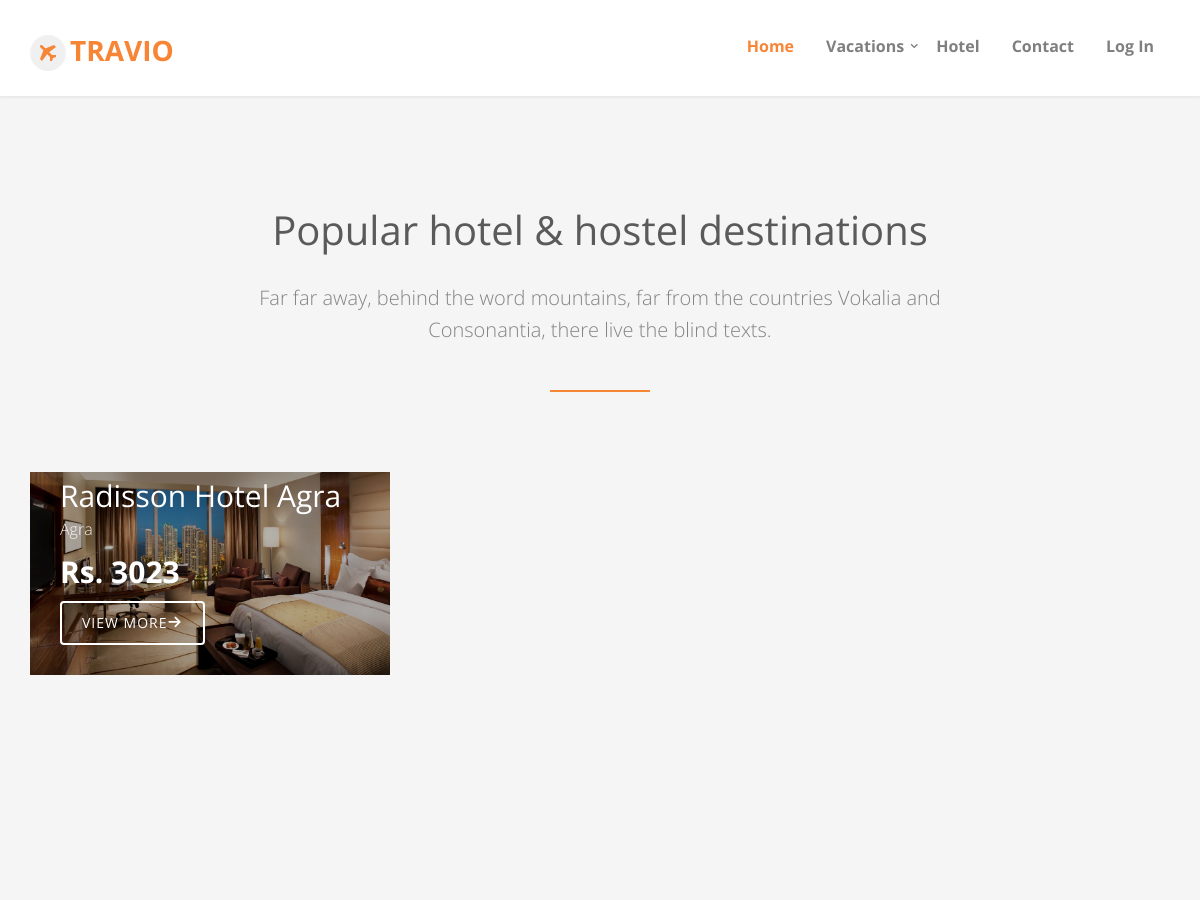
Page /hotel (upper part) on the earlier database version.
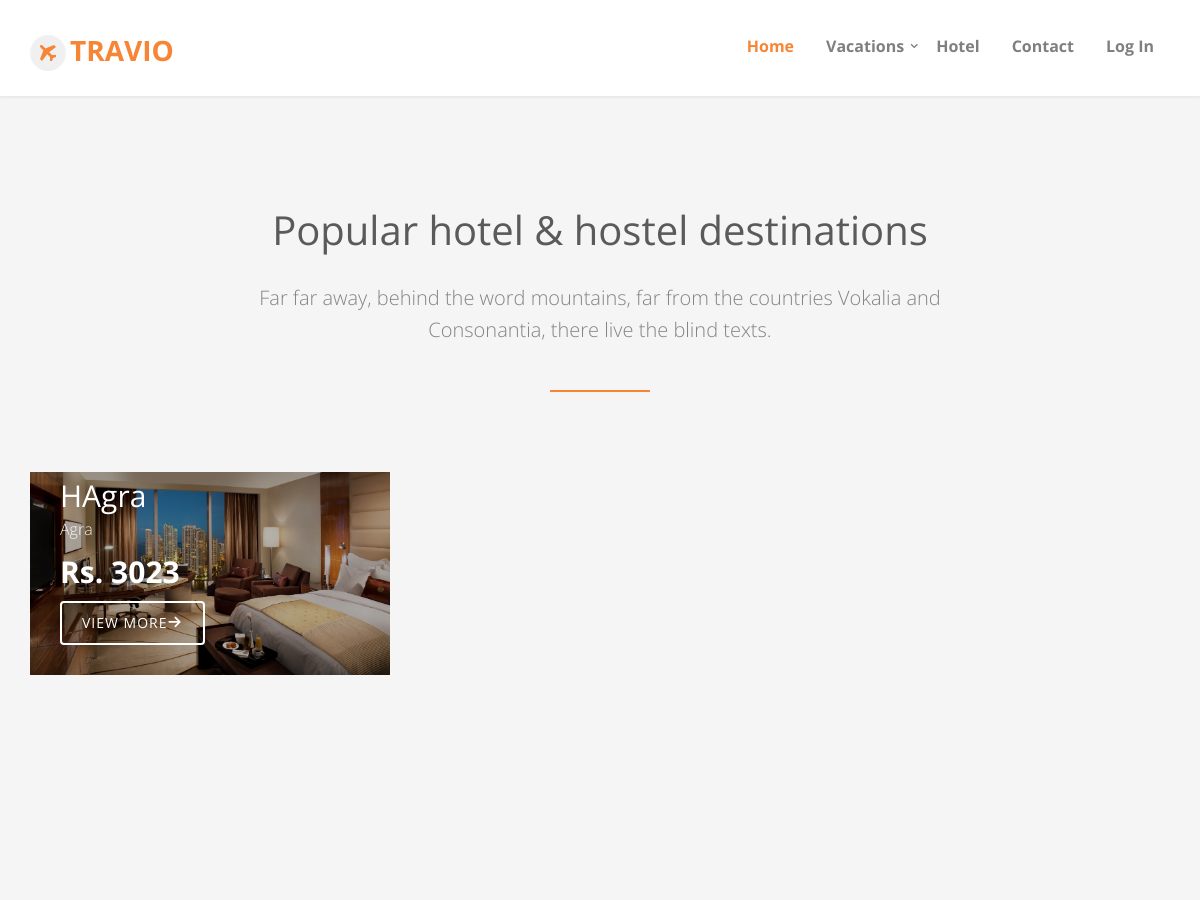
Same page on the later database version.
### main/models.py (models this page shows)
class Hotel(models.Model):
    hotelId = models.IntegerField(primary_key=True)
    hotelName = models.CharField(max_length=100)
    city = models.CharField(max_length=50)
    hotelAddress = models.TextField()
    pinCode = models.IntegerField()
    hotelDesc = models.TextField()
    roomType = models.CharField(max_length=50)
    price = models.IntegerField()
    image = models.CharField(max_length=50, default='hotel1.webp')
    bType = models.BooleanField(default=0)
    AVAILABLE = 'available'
    UNAVAILABLE = 'unavailable'
    STATUS = [
        (AVAILABLE, 'Available'),
        (UNAVAILABLE, 'Unavailable'),
    ]
    status = models.CharField(
        max_length=32,
        choices=STATUS,
        default=AVAILABLE,
    )

### main/views.py (the view)
# urls.py: path('hotel', views.hotel, name="hotel"),
def hotel(request):
    hotels = Hotel.objects.all()
    return render(request, 'hotel.html', {'hotels': hotels})

### templates/hotel.html (shortened to what this page needs)
{% load static %}
<!DOCTYPE html>
<html class="no-js">
<head>
    {% include 'CSS.html' %}
</head>
<body>
<div id="fh5co-wrapper">
    <div id="fh5co-page">
        {% include 'header.html' %}
        <div id="fh5co-tours" class="fh5co-section-gray">
            <div class="container">
                <div class="row">
                    <div class="col-md-8 col-md-offset-2 text-center heading-section animate-box">
                        <h3>Popular hotel &amp; hostel destinations</h3>
                        <p>Far far away, behind the word mountains, far from the countries Vokalia and Consonantia,
                            there live the blind texts.</p>
                    </div>
                </div>
                <div class="row row-bottom-padded-md">
                    {% for hotel in hotels %}
                        <div class="col-md-4 col-sm-6 fh5co-tours animate-box" data-animate-effect="fadeIn">
                            <div href="#"><img src="{% static 'images/hotel1.webp' %}"
                                               class="img-responsive">
                                <div class="desc">
                                    <h3>{{ hotel.hotelName }}</h3>
                                    <span>{{ hotel.city }}</span>
                                    <span class="price">Rs. {{ hotel.price }}</span>
                                    <a class="btn btn-primary btn-outline" href='hDetails/{{ hotel.hotelId }}'>View More<i
                                            class="icon-arrow-right22"></i></a>
                                </div>
                            </div>
                        </div>
                    {% endfor %}
                </div>
                <div class="row">
                </div>
            </div>
        </div>
    </div>
</div>
</body>
</html>

Differences in the rows shown:
changed Hotel "Agra": hotelName "Radisson Hotel Agra" → "HAgra"
